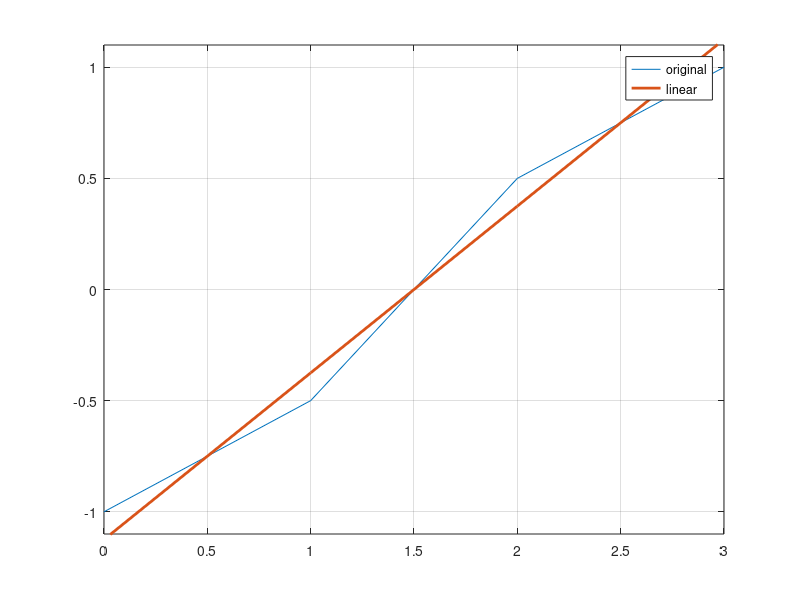

Reproduce this figure in MATLAB.
%% problema_08  (ajuste de curva LINEAR)
%  MATLAB & OCTAVE

%       [X,FVAL] = linprog(f, A, b, Aeq, beq, LB, UB) 
%            min f'*x    subject to:    A*x <= b
%             x                       Aeq*x = beq
%                                   LB <= x <= UB

    x = [    0    1    2    3 ];
    y = [ -1.0 -0.5  0.5  1.0 ];

%% Função Objetivo
%       x = [ a  b  E1p  E1n  E2p  E2n  E3p  E3n  E4p  E4n  w]
        f = [ 0  0   0    0    0    0    0    0    0    0   1]';
    
%% Restrições A*x <= b
        A = [ 0  0   1    0    0    0    0    0    0    0  -1;
              0  0   0    1    0    0    0    0    0    0  -1;
              0  0   0    0    1    0    0    0    0    0  -1;
              0  0   0    0    0    1    0    0    0    0  -1;
              0  0   0    0    0    0    1    0    0    0  -1;
              0  0   0    0    0    0    0    1    0    0  -1;
              0  0   0    0    0    0    0    0    1    0  -1;
              0  0   0    0    0    0    0    0    0    1  -1];
        b = [ 0; 0; 0; 0; 0; 0; 0; 0];
    
%% Restrições Aeq*x = beq
%       x = [   a   b  E1p  E1n  E2p  E2n  E3p  E3n  E4p  E4n  w]
      Aeq = [ x(1)  1   -1    1    0    0    0    0    0    0  0
              x(2)  1    0    0   -1    1    0    0    0    0  0
              x(3)  1    0    0    0    0   -1    1    0    0  0
              x(4)  1    0    0    0    0    0    0   -1    1  0];

      beq =  y';
  
 %%  LB <= x <= UB
     LB = [ -inf -inf  0 0 0 0 0 0 0 0 -inf]';
     UB = [];
  
 %% solver
    [X,FVAL] = linprog(f, A, b, Aeq, beq, LB, UB) 

 %% comparação 
    Y = X(1)*x + X(2);
    figure(1)
    plot(x,y,x,Y,'linewidth',2)
    axis([0 3 -1.1  1.1])
    grid
    legend('original','linear')
    
  